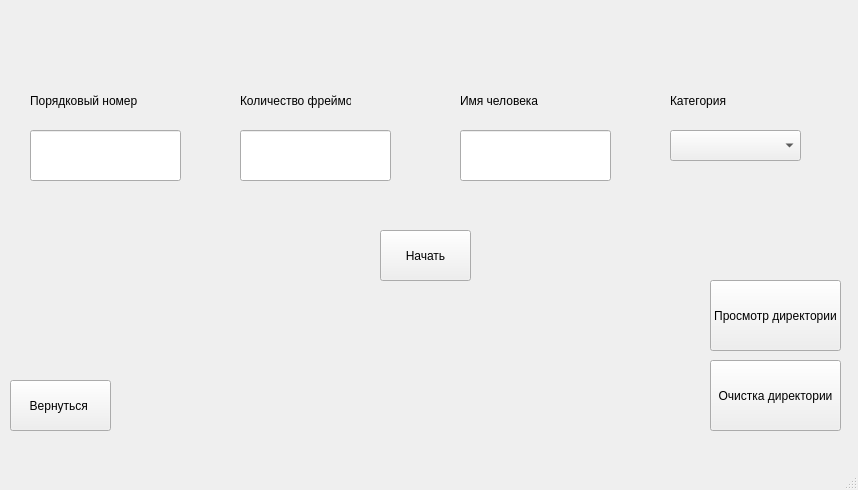
<?xml version="1.0" encoding="UTF-8"?>
<ui version="4.0">
 <class>MainWindow</class>
 <widget class="QMainWindow" name="MainWindow">
  <property name="geometry">
   <rect>
    <x>0</x>
    <y>0</y>
    <width>858</width>
    <height>490</height>
   </rect>
  </property>
  <property name="windowTitle">
   <string>MainWindow</string>
  </property>
  <widget class="QWidget" name="centralwidget">
   <widget class="QLineEdit" name="lineEdit">
    <property name="geometry">
     <rect>
      <x>30</x>
      <y>130</y>
      <width>151</width>
      <height>51</height>
     </rect>
    </property>
   </widget>
   <widget class="QPushButton" name="pushButton">
    <property name="geometry">
     <rect>
      <x>380</x>
      <y>230</y>
      <width>91</width>
      <height>51</height>
     </rect>
    </property>
    <property name="text">
     <string>Начать</string>
    </property>
   </widget>
   <widget class="QLabel" name="label_3">
    <property name="geometry">
     <rect>
      <x>30</x>
      <y>80</y>
      <width>111</width>
      <height>41</height>
     </rect>
    </property>
    <property name="text">
     <string>Порядковый номер </string>
    </property>
   </widget>
   <widget class="QLineEdit" name="lineEdit_3">
    <property name="geometry">
     <rect>
      <x>240</x>
      <y>130</y>
      <width>151</width>
      <height>51</height>
     </rect>
    </property>
   </widget>
   <widget class="QLabel" name="label_4">
    <property name="geometry">
     <rect>
      <x>240</x>
      <y>80</y>
      <width>111</width>
      <height>41</height>
     </rect>
    </property>
    <property name="text">
     <string>Количество фреймов</string>
    </property>
   </widget>
   <widget class="QPushButton" name="pushButton_2">
    <property name="geometry">
     <rect>
      <x>710</x>
      <y>280</y>
      <width>131</width>
      <height>71</height>
     </rect>
    </property>
    <property name="text">
     <string>Просмотр директории</string>
    </property>
   </widget>
   <widget class="QPushButton" name="pushButton_3">
    <property name="geometry">
     <rect>
      <x>10</x>
      <y>380</y>
      <width>101</width>
      <height>51</height>
     </rect>
    </property>
    <property name="text">
     <string>Вернуться </string>
    </property>
   </widget>
   <widget class="QLineEdit" name="lineEdit_4">
    <property name="geometry">
     <rect>
      <x>460</x>
      <y>130</y>
      <width>151</width>
      <height>51</height>
     </rect>
    </property>
   </widget>
   <widget class="QLabel" name="label_5">
    <property name="geometry">
     <rect>
      <x>460</x>
      <y>80</y>
      <width>111</width>
      <height>41</height>
     </rect>
    </property>
    <property name="text">
     <string>Имя человека</string>
    </property>
   </widget>
   <widget class="QLabel" name="label_6">
    <property name="geometry">
     <rect>
      <x>670</x>
      <y>80</y>
      <width>111</width>
      <height>41</height>
     </rect>
    </property>
    <property name="text">
     <string>Категория</string>
    </property>
   </widget>
   <widget class="QPushButton" name="pushButton_4">
    <property name="geometry">
     <rect>
      <x>710</x>
      <y>360</y>
      <width>131</width>
      <height>71</height>
     </rect>
    </property>
    <property name="text">
     <string>Очистка директории</string>
    </property>
   </widget>
   <widget class="QComboBox" name="comboBox">
    <property name="geometry">
     <rect>
      <x>670</x>
      <y>130</y>
      <width>131</width>
      <height>31</height>
     </rect>
    </property>
   </widget>
  </widget>
  <widget class="QMenuBar" name="menubar">
   <property name="geometry">
    <rect>
     <x>0</x>
     <y>0</y>
     <width>858</width>
     <height>21</height>
    </rect>
   </property>
  </widget>
  <widget class="QStatusBar" name="statusbar"/>
 </widget>
 <resources/>
 <connections/>
</ui>
